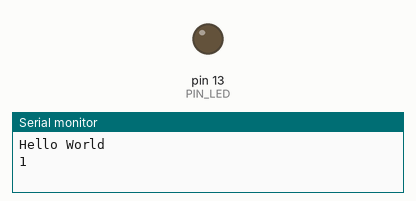
Simulated run of this sketch. Board: Arduino Uno, built with avr-gcc and run on an emulated ATmega328P. On the bench: output pins drawn as LEDs (lit = HIGH), the last lines printed to the serial monitor.

Above: at 0.1 s.
At 34.1 s:
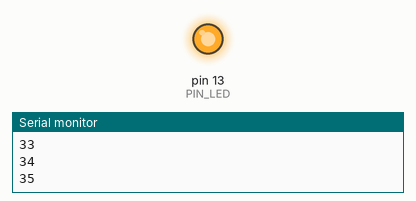
Timing chart, 0 to 35.6 s (numbered marks = the images above):
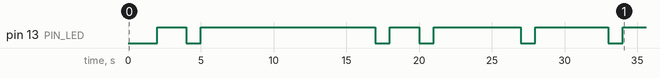

The sketch:

04_example_3.ino
```cpp
#define PIN_LED 13
unsigned int count,precount,toggle;

void setup() {
  pinMode(PIN_LED, OUTPUT);
  Serial.begin(115200);
  while (!Serial) {
    ;
  }
  Serial.println("Hello World");
  count = toggle ;
  digitalWrite(PIN_LED, toggle);
}

void loop() {
  Serial.println(++count);
  toggle = toggle_state(toggle);
  digitalWrite(PIN_LED, toggle);
  delay(1000);
}

int toggle_state(int toggle) {
  unsigned long count = millis();
  if (count - precount >= 1000) {
    precount = count;
    toggle = 1;
  }
  else
    toggle = 0;
  return toggle;
}
```

Measured:
- by itself, pin 13 (PIN_LED): LOW → HIGH at 2.0 s, → LOW 2.0 s later, → HIGH 1.0 s later, → LOW 12.0 s later, … (11 changes in this stretch)
